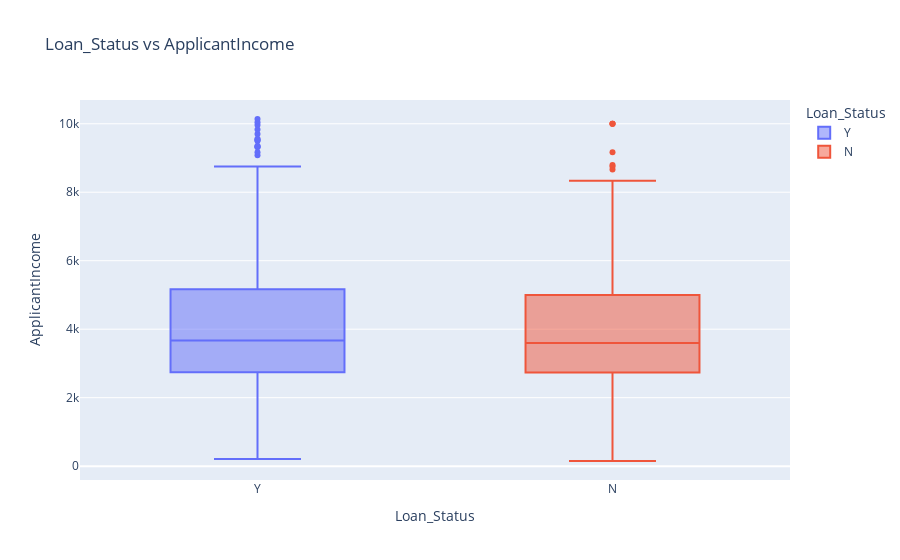

The notebook cell this image was saved under:
### Code cell
fig_income = px.box(df, x='Loan_Status', 
                    y='ApplicantIncome',
                    color="Loan_Status", 
                    title='Loan_Status vs ApplicantIncome')
fig_income.show()

### Figure 1 — Plotly figure (JSON) as saved in the notebook; plotly's stock layout.template omitted (floating-point values rounded to 4 significant figures; data arrays with more than 128 entries replaced by an {"elided": "..."} marker saying what was removed)
{"data": [{"alignmentgroup": "True", "hovertemplate": "Loan_Status=%{x}<br>ApplicantIncome=%{y}<extra></extra>", "legendgroup": "Y", "marker": {"color": "#636efa"}, "name": "Y", "notched": false, "offsetgroup": "Y", "orientation": "v", "showlegend": true, "type": "box", "x": {"elided": "389 str values"}, "x0": " ", "xaxis": "x", "y": {"elided": "389 int values"}, "y0": " ", "yaxis": "y"}, {"alignmentgroup": "True", "hovertemplate": "Loan_Status=%{x}<br>ApplicantIncome=%{y}<extra></extra>", "legendgroup": "N", "marker": {"color": "#EF553B"}, "name": "N", "notched": false, "offsetgroup": "N", "orientation": "v", "showlegend": true, "type": "box", "x": {"elided": "175 str values"}, "x0": " ", "xaxis": "x", "y": {"elided": "175 int values"}, "y0": " ", "yaxis": "y"}], "layout": {"boxmode": "overlay", "legend": {"title": {"text": "Loan_Status"}, "tracegroupgap": 0}, "title": {"text": "Loan_Status vs ApplicantIncome"}, "xaxis": {"anchor": "y", "categoryarray": ["Y", "N"], "categoryorder": "array", "domain": [0, 1], "title": {"text": "Loan_Status"}}, "yaxis": {"anchor": "x", "domain": [0, 1], "title": {"text": "ApplicantIncome"}}}}
